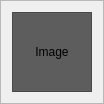
<ui version="4.0" >
 <class>ThumbImageFrame</class>
 <widget class="QFrame" name="ThumbImageFrame" >
  <property name="geometry" >
   <rect>
    <x>0</x>
    <y>0</y>
    <width>94</width>
    <height>94</height>
   </rect>
  </property>
  <property name="baseSize" >
   <size>
    <width>120</width>
    <height>120</height>
   </size>
  </property>
  <property name="windowTitle" >
   <string>Frame</string>
  </property>
  <property name="frameShape" >
   <enum>QFrame::StyledPanel</enum>
  </property>
  <property name="frameShadow" >
   <enum>QFrame::Raised</enum>
  </property>
  <layout class="QVBoxLayout" name="verticalLayout" >
   <item>
    <widget class="QImageDisplay" name="globalImageLabel" >
     <property name="minimumSize" >
      <size>
       <width>80</width>
       <height>80</height>
      </size>
     </property>
     <property name="baseSize" >
      <size>
       <width>150</width>
       <height>150</height>
      </size>
     </property>
     <property name="toolTip" >
      <string>Image display</string>
     </property>
     <property name="styleSheet" >
      <string notr="true" >background-color: rgb(93, 93, 93);</string>
     </property>
     <property name="frameShape" >
      <enum>QFrame::StyledPanel</enum>
     </property>
     <property name="text" >
      <string>Image</string>
     </property>
     <property name="alignment" >
      <set>Qt::AlignCenter</set>
     </property>
    </widget>
   </item>
  </layout>
 </widget>
 <customwidgets>
  <customwidget>
   <class>QImageDisplay</class>
   <extends>QLabel</extends>
   <header location="global" >qimagedisplay.h</header>
  </customwidget>
 </customwidgets>
 <resources/>
 <connections/>
</ui>
